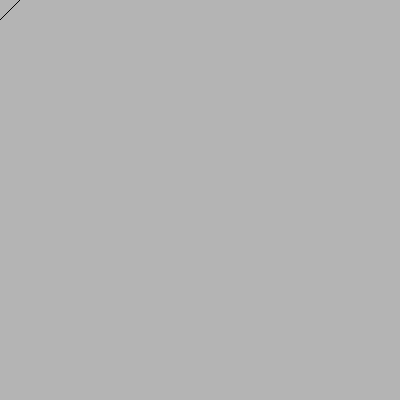
Frame 1 (no input)
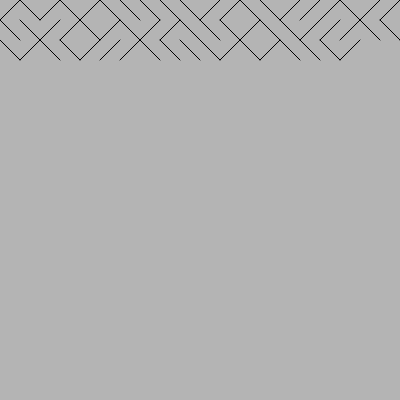
Frame 60 (no input)
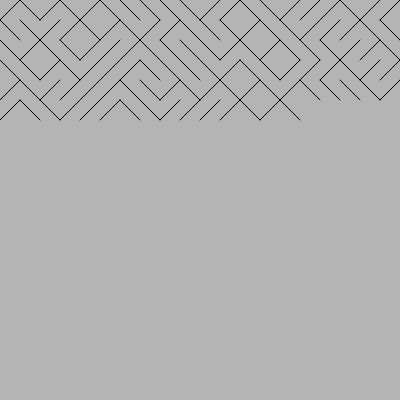
Frame 120 (the mouse pressed at the canvas centre since frame 60)

The p5.js sketch that drew these frames (run headless with seeded random() and noise() and a simulated clock; from frame 60 on, the mouse is pressed at the canvas centre):

// p5.js sketch
// ── sketch.js
let x=0;
let y=0;
let w=20;
let h=20;

function setup() {
  createCanvas(400, 400);
  background(180);
}

function draw() {
  
if (random()<0.5){
  line(x,y,x+w,y+h);
  
}else{
  line(x+w,y,x,y+h);
}
  
  x=x+w;

  if(x>width){
  x=0;
  y=y+h;
}
  
  if(y>height){
  x=0;
  y=0;
  background(220);
}
}
